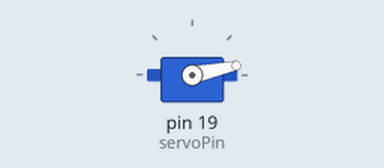
This sketch was run on a simulated Arduino Uno, built with avr-gcc and run on an emulated ATmega328P. Shown: servo. Wiring (inferred from the names in the program): servo: signal pin 19. Servo pulses on a pin are drawn as a servo (544–2400 µs = 0–180°).

Above: at 0.05 s.
At 1.65 s:
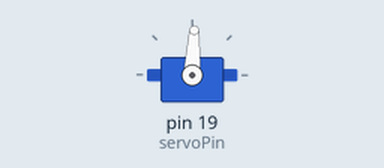
At 3.3 s:
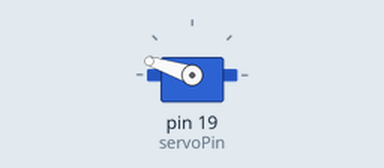
At 6.6 s:
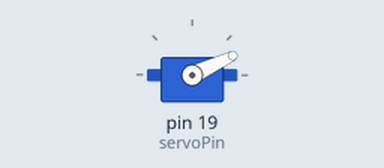
Timing chart, 0 to 9.0 s (numbered marks = the images above):
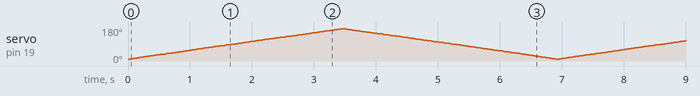

The sketch:

simple-servo.ino
```cpp
int servoPin = 19;  // servo svyrzano kym cifrov pin 2
int moyatYgyl;     // ygylyt na servoto – grubo 0 do 180
int pulseWidth;    // promenliva za servoPulse finkciyata
void setup() {
  pinMode(servoPin, OUTPUT);  // opredelya pin 2 kato izhod
}
void servoPulse(int servoPin, int moyatYgyl) {
  pulseWidth = (moyatYgyl * 10) + 600;  // opredelya zabavyaneto
  digitalWrite(servoPin, HIGH);         // vklyuchva servoto
  delayMicroseconds(pulseWidth);        // izchakva mikrosekundi
  digitalWrite(servoPin, LOW);          // izklyuchva servoto
}
void loop() {
  // servoto trygva ot 10 gradusa i se zavyrta do 170
  for (moyatYgyl = 10; moyatYgyl <= 170; moyatYgyl++) {
    servoPulse(servoPin, moyatYgyl);  // izprashta pin i ygyl
    delay(20);                        // opresnyava cikyla
  }
  // servoto trygva ot 170 gradusa i se zavyrta do 10
  for (moyatYgyl = 170; moyatYgyl >= 10; moyatYgyl--) {
    servoPulse(servoPin, moyatYgyl);  // izprashta pin i ygyl
    delay(20);                        // opresnyava cikyla
  }
}
```
